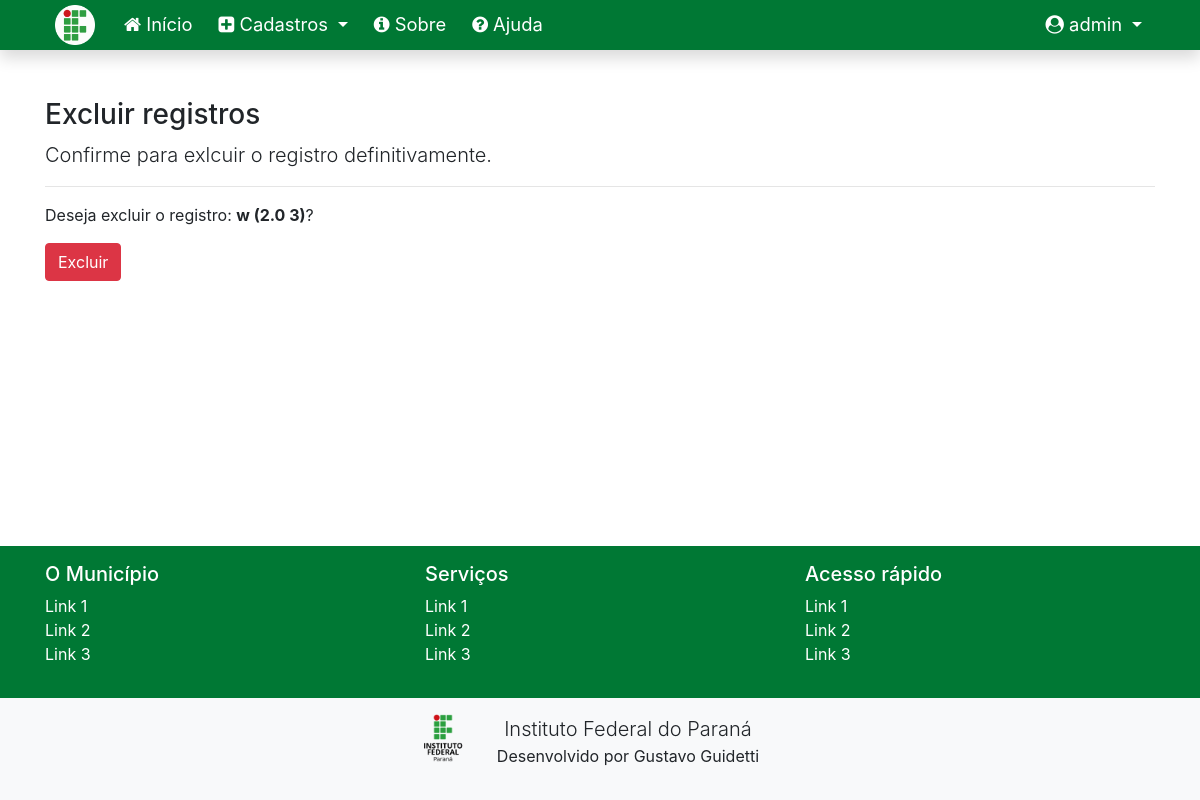
The app's page /excluir/ingrediente/1/ (signed in), older data.
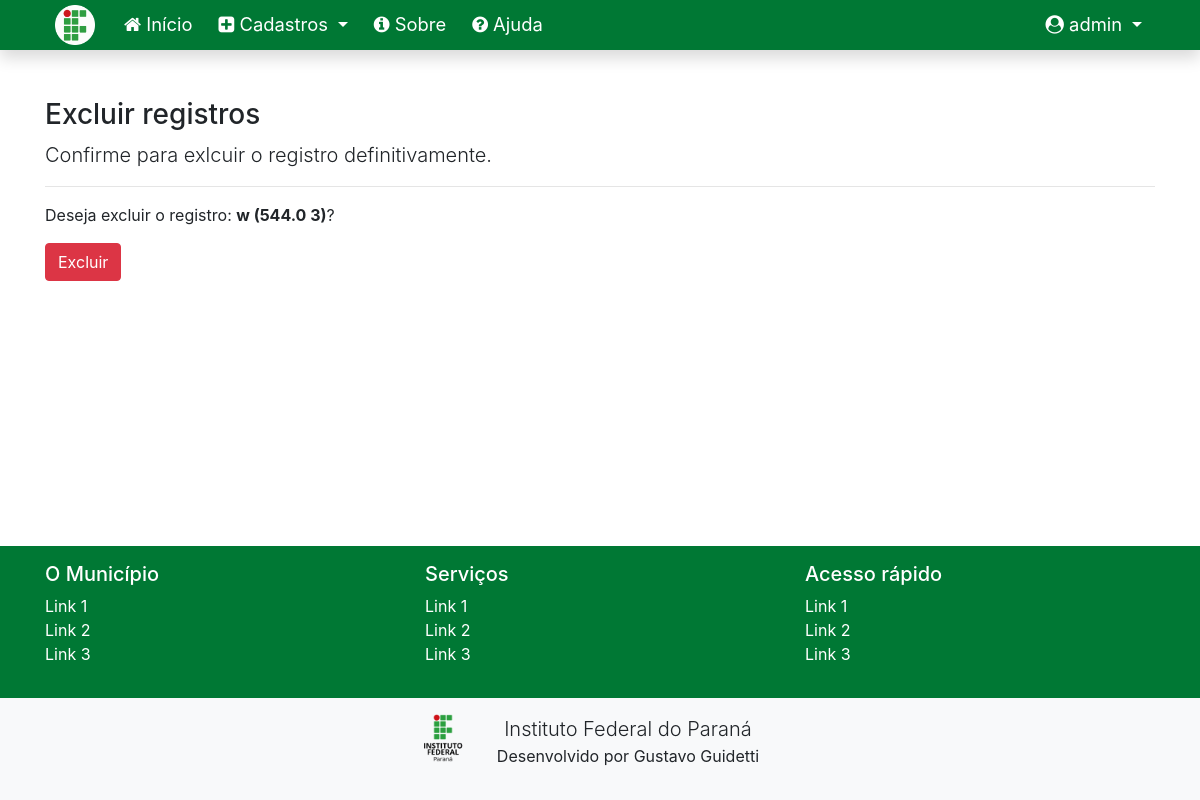
The same page, newer data.
### cadastros/models.py (models this page shows)
class Ingrediente(models.Model):
    nome = models.CharField(max_length=50)
    qtde = models.FloatField()
    unidade_medida = models.CharField(max_length=15)
    def __str__(self):
        return "{} ({} {})".format(self.nome, self.qtde, self.unidade_medida)

### cadastros/views.py (the view)
# urls.py: path('excluir/ingrediente/<int:pk>/', IngredienteDelete.as_view(), name="excluir-ingrediente"),
class IngredienteDelete(LoginRequiredMixin, DeleteView):
    login_url = reverse_lazy('login')
    model = Ingrediente
    template_name = 'cadastros/form-excluir.html'
    success_url = reverse_lazy('listar-ingrediente')

### cadastros/templates/cadastros/form-excluir.html (shortened to what this page needs)
{% extends 'paginas/modelo-ifpr.html' %}
{% load static %}
{% block conteudo %}
<h3>Excluir registros</h3>
<p class="lead">
    Confirme para exlcuir o registro definitivamente.
</p>
<hr>
<form action="" method="POST">
    <p>
        Deseja excluir o registro: <strong>{{ object }}</strong>?
    </p>
    <button type="submit" class="btn btn-danger">Excluir</button>
</form>
{% endblock %}

Row changes from the older to the newer data that the page shows:
changed Ingrediente: nome+qtde+unidade_medida "w (2.0 3)" → "w (544.0 3)"
